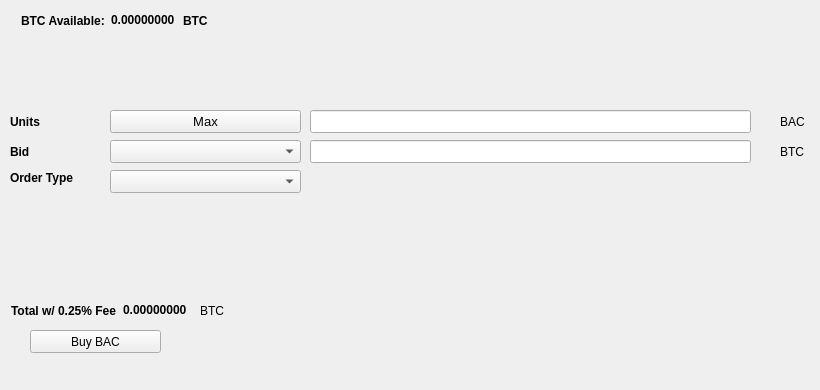
   <widget class="QWidget" name="BuyTab">
    <attribute name="title">
     <string>Buy</string>
    </attribute>
    <widget class="QPushButton" name="BuyBAC">
     <property name="geometry">
      <rect>
       <x>30</x>
       <y>330</y>
       <width>131</width>
       <height>23</height>
      </rect>
     </property>
     <property name="text">
      <string>Buy BAC</string>
     </property>
     <property name="icon">
      <iconset resource="../bitalley.qrc">
       <normaloff>:/icons/bitcoin</normaloff>:/icons/bitcoin</iconset>
     </property>
    </widget>
    <widget class="QLabel" name="label_3">
     <property name="geometry">
      <rect>
       <x>10</x>
       <y>110</y>
       <width>46</width>
       <height>23</height>
      </rect>
     </property>
     <property name="font">
      <font>
       <weight>75</weight>
       <bold>true</bold>
      </font>
     </property>
     <property name="text">
      <string>Units</string>
     </property>
    </widget>
    <widget class="QLineEdit" name="UnitsInput">
     <property name="geometry">
      <rect>
       <x>310</x>
       <y>110</y>
       <width>441</width>
       <height>23</height>
      </rect>
     </property>
     <property name="font">
      <font>
       <pointsize>9</pointsize>
       <weight>75</weight>
       <bold>true</bold>
      </font>
     </property>
    </widget>
    <widget class="QLineEdit" name="BuyBidPriceEdit">
     <property name="geometry">
      <rect>
       <x>310</x>
       <y>140</y>
       <width>441</width>
       <height>23</height>
      </rect>
     </property>
     <property name="font">
      <font>
       <pointsize>9</pointsize>
       <weight>75</weight>
       <bold>true</bold>
      </font>
     </property>
    </widget>
    <widget class="QLabel" name="label_4">
     <property name="geometry">
      <rect>
       <x>780</x>
       <y>110</y>
       <width>31</width>
       <height>23</height>
      </rect>
     </property>
     <property name="text">
      <string>BAC</string>
     </property>
    </widget>
    <widget class="QLabel" name="label_5">
     <property name="geometry">
      <rect>
       <x>780</x>
       <y>140</y>
       <width>31</width>
       <height>23</height>
      </rect>
     </property>
     <property name="text">
      <string>BTC</string>
     </property>
    </widget>
    <widget class="QLabel" name="label_6">
     <property name="geometry">
      <rect>
       <x>10</x>
       <y>140</y>
       <width>46</width>
       <height>23</height>
      </rect>
     </property>
     <property name="font">
      <font>
       <weight>75</weight>
       <bold>true</bold>
      </font>
     </property>
     <property name="text">
      <string>Bid</string>
     </property>
    </widget>
    <widget class="QLabel" name="label_7">
     <property name="geometry">
      <rect>
       <x>10</x>
       <y>170</y>
       <width>91</width>
       <height>16</height>
      </rect>
     </property>
     <property name="font">
      <font>
       <weight>75</weight>
       <bold>true</bold>
      </font>
     </property>
     <property name="text">
      <string>Order Type</string>
     </property>
    </widget>
    <widget class="QPushButton" name="Buy_Max_Amount">
     <property name="geometry">
      <rect>
       <x>110</x>
       <y>110</y>
       <width>191</width>
       <height>23</height>
      </rect>
     </property>
     <property name="font">
      <font>
       <pointsize>10</pointsize>
      </font>
     </property>
     <property name="text">
      <string>Max</string>
     </property>
    </widget>
    <widget class="QComboBox" name="BuyBidcomboBox">
     <property name="geometry">
      <rect>
       <x>110</x>
       <y>140</y>
       <width>191</width>
       <height>23</height>
      </rect>
     </property>
     <property name="font">
      <font>
       <pointsize>10</pointsize>
      </font>
     </property>
    </widget>
    <widget class="QComboBox" name="buyOrdertypeCombo">
     <property name="geometry">
      <rect>
       <x>110</x>
       <y>170</y>
       <width>191</width>
       <height>23</height>
      </rect>
     </property>
     <property name="font">
      <font>
       <pointsize>10</pointsize>
      </font>
     </property>
    </widget>
    <widget class="QWidget" name="layoutWidget1">
     <property name="geometry">
      <rect>
       <x>21</x>
       <y>11</y>
       <width>227</width>
       <height>19</height>
      </rect>
     </property>
     <layout class="QHBoxLayout" name="horizontalLayout_3">
      <item>
       <widget class="QLabel" name="label232">
        <property name="font">
         <font>
          <weight>75</weight>
          <bold>true</bold>
         </font>
        </property>
        <property name="text">
         <string>BTC Available:</string>
        </property>
       </widget>
      </item>
      <item>
       <widget class="QLabel" name="BtcAvailableLbl">
        <property name="palette">
         <palette>
          <active>
           <colorrole role="WindowText">
            <brush brushstyle="SolidPattern">
             <color alpha="255">
              <red>0</red>
              <green>0</green>
              <blue>0</blue>
             </color>
            </brush>
           </colorrole>
           <colorrole role="Button">
            <brush brushstyle="SolidPattern">
             <color alpha="255">
              <red>0</red>
              <green>170</green>
              <blue>0</blue>
             </color>
            </brush>
           </colorrole>
           <colorrole role="Light">
            <brush brushstyle="SolidPattern">
             <color alpha="255">
              <red>0</red>
              <green>255</green>
              <blue>0</blue>
             </color>
            </brush>
           </colorrole>
           <colorrole role="Midlight">
            <brush brushstyle="SolidPattern">
             <color alpha="255">
              <red>0</red>
              <green>212</green>
              <blue>0</blue>
             </color>
            </brush>
           </colorrole>
           <colorrole role="Dark">
            <brush brushstyle="SolidPattern">
             <color alpha="255">
              <red>0</red>
              <green>85</green>
              <blue>0</blue>
             </color>
            </brush>
           </colorrole>
           <colorrole role="Mid">
            <brush brushstyle="SolidPattern">
             <color alpha="255">
              <red>0</red>
              <green>113</green>
              <blue>0</blue>
             </color>
            </brush>
           </colorrole>
           <colorrole role="Text">
            <brush brushstyle="SolidPattern">
             <color alpha="255">
              <red>0</red>
              <green>170</green>
              <blue>0</blue>
             </color>
            </brush>
           </colorrole>
           <colorrole role="BrightText">
            <brush brushstyle="SolidPattern">
             <color alpha="255">
              <red>255</red>
              <green>255</green>
              <blue>255</blue>
             </color>
            </brush>
           </colorrole>
           <colorrole role="ButtonText">
            <brush brushstyle="SolidPattern">
             <color alpha="255">
              <red>0</red>
              <green>0</green>
              <blue>0</blue>
             </color>
            </brush>
           </colorrole>
           <colorrole role="Base">
            <brush brushstyle="SolidPattern">
             <color alpha="255">
              <red>255</red>
              <green>255</green>
              <blue>255</blue>
             </color>
            </brush>
           </colorrole>
           <colorrole role="Window">
            <brush brushstyle="SolidPattern">
             <color alpha="255">
              <red>0</red>
              <green>170</green>
              <blue>0</blue>
             </color>
            </brush>
           </colorrole>
           <colorrole role="Shadow">
            <brush brushstyle="SolidPattern">
             <color alpha="255">
              <red>0</red>
              <green>0</green>
              <blue>0</blue>
             </color>
            </brush>
           </colorrole>
           <colorrole role="AlternateBase">
            <brush brushstyle="SolidPattern">
             <color alpha="255">
              <red>127</red>
              <green>212</green>
              <blue>127</blue>
             </color>
            </brush>
           </colorrole>
           <colorrole role="ToolTipBase">
            <brush brushstyle="SolidPattern">
             <color alpha="255">
              <red>255</red>
              <green>255</green>
              <blue>220</blue>
             </color>
            </brush>
           </colorrole>
           <colorrole role="ToolTipText">
            <brush brushstyle="SolidPattern">
             <color alpha="255">
              <red>0</red>
              <green>0</green>
              <blue>0</blue>
             </color>
            </brush>
           </colorrole>
          </active>
          <inactive>
           <colorrole role="WindowText">
            <brush brushstyle="SolidPattern">
             <color alpha="255">
              <red>0</red>
              <green>0</green>
              <blue>0</blue>
             </color>
            </brush>
           </colorrole>
           <colorrole role="Button">
            <brush brushstyle="SolidPattern">
             <color alpha="255">
              <red>0</red>
              <green>170</green>
              <blue>0</blue>
             </color>
            </brush>
           </colorrole>
           <colorrole role="Light">
            <brush brushstyle="SolidPattern">
             <color alpha="255">
              <red>0</red>
              <green>255</green>
              <blue>0</blue>
             </color>
            </brush>
           </colorrole>
           <colorrole role="Midlight">
            <brush brushstyle="SolidPattern">
             <color alpha="255">
              <red>0</red>
              <green>212</green>
              <blue>0</blue>
             </color>
            </brush>
           </colorrole>
           <colorrole role="Dark">
            <brush brushstyle="SolidPattern">
             <color alpha="255">
              <red>0</red>
              <green>85</green>
              <blue>0</blue>
             </color>
            </brush>
           </colorrole>
           <colorrole role="Mid">
            <brush brushstyle="SolidPattern">
             <color alpha="255">
              <red>0</red>
              <green>113</green>
              <blue>0</blue>
             </color>
            </brush>
           </colorrole>
           <colorrole role="Text">
            <brush brushstyle="SolidPattern">
             <color alpha="255">
              <red>0</red>
              <green>170</green>
              <blue>0</blue>
             </color>
            </brush>
           </colorrole>
           <colorrole role="BrightText">
            <brush brushstyle="SolidPattern">
             <color alpha="255">
              <red>255</red>
              <green>255</green>
              <blue>255</blue>
             </color>
            </brush>
           </colorrole>
           <colorrole role="ButtonText">
            <brush brushstyle="SolidPattern">
             <color alpha="255">
              <red>0</red>
              <green>0</green>
              <blue>0</blue>
             </color>
            </brush>
           </colorrole>
           <colorrole role="Base">
            <brush brushstyle="SolidPattern">
             <color alpha="255">
              <red>255</red>
              <green>255</green>
              <blue>255</blue>
             </color>
            </brush>
           </colorrole>
           <colorrole role="Window">
            <brush brushstyle="SolidPattern">
             <color alpha="255">
              <red>0</red>
              <green>170</green>
              <blue>0</blue>
             </color>
            </brush>
           </colorrole>
           <colorrole role="Shadow">
            <brush brushstyle="SolidPattern">
             <color alpha="255">
              <red>0</red>
              <green>0</green>
              <blue>0</blue>
             </color>
            </brush>
           </colorrole>
           <colorrole role="AlternateBase">
            <brush brushstyle="SolidPattern">
             <color alpha="255">
              <red>127</red>
              <green>212</green>
              <blue>127</blue>
             </color>
            </brush>
           </colorrole>
           <colorrole role="ToolTipBase">
            <brush brushstyle="SolidPattern">
             <color alpha="255">
              <red>255</red>
              <green>255</green>
              <blue>220</blue>
             </color>
            </brush>
           </colorrole>
           <colorrole role="ToolTipText">
            <brush brushstyle="SolidPattern">
             <color alpha="255">
              <red>0</red>
              <green>0</green>
              <blue>0</blue>
             </color>
            </brush>
           </colorrole>
          </inactive>
          <disabled>
           <colorrole role="WindowText">
            <brush brushstyle="SolidPattern">
             <color alpha="255">
              <red>0</red>
              <green>85</green>
              <blue>0</blue>
             </color>
            </brush>
           </colorrole>
           <colorrole role="Button">
            <brush brushstyle="SolidPattern">
             <color alpha="255">
              <red>0</red>
              <green>170</green>
              <blue>0</blue>
             </color>
            </brush>
           </colorrole>
           <colorrole role="Light">
            <brush brushstyle="SolidPattern">
             <color alpha="255">
              <red>0</red>
              <green>255</green>
              <blue>0</blue>
             </color>
            </brush>
           </colorrole>
           <colorrole role="Midlight">
            <brush brushstyle="SolidPattern">
             <color alpha="255">
              <red>0</red>
              <green>212</green>
              <blue>0</blue>
             </color>
            </brush>
           </colorrole>
           <colorrole role="Dark">
            <brush brushstyle="SolidPattern">
             <color alpha="255">
              <red>0</red>
              <green>85</green>
              <blue>0</blue>
             </color>
            </brush>
           </colorrole>
           <colorrole role="Mid">
            <brush brushstyle="SolidPattern">
             <color alpha="255">
              <red>0</red>
              <green>113</green>
              <blue>0</blue>
             </color>
            </brush>
           </colorrole>
           <colorrole role="Text">
            <brush brushstyle="SolidPattern">
             <color alpha="255">
              <red>0</red>
              <green>85</green>
              <blue>0</blue>
             </color>
            </brush>
           </colorrole>
           <colorrole role="BrightText">
            <brush brushstyle="SolidPattern">
             <color alpha="255">
              <red>255</red>
              <green>255</green>
              <blue>255</blue>
             </color>
            </brush>
           </colorrole>
           <colorrole role="ButtonText">
            <brush brushstyle="SolidPattern">
             <color alpha="255">
              <red>0</red>
              <green>85</green>
              <blue>0</blue>
             </color>
            </brush>
           </colorrole>
           <colorrole role="Base">
            <brush brushstyle="SolidPattern">
             <color alpha="255">
              <red>0</red>
              <green>170</green>
              <blue>0</blue>
             </color>
            </brush>
           </colorrole>
           <colorrole role="Window">
            <brush brushstyle="SolidPattern">
             <color alpha="255">
              <red>0</red>
              <green>170</green>
              <blue>0</blue>
             </color>
            </brush>
           </colorrole>
           <colorrole role="Shadow">
            <brush brushstyle="SolidPattern">
             <color alpha="255">
              <red>0</red>
              <green>0</green>
              <blue>0</blue>
             </color>
            </brush>
           </colorrole>
           <colorrole role="AlternateBase">
            <brush brushstyle="SolidPattern">
             <color alpha="255">
              <red>0</red>
              <green>170</green>
              <blue>0</blue>
             </color>
            </brush>
           </colorrole>
           <colorrole role="ToolTipBase">
            <brush brushstyle="SolidPattern">
             <color alpha="255">
              <red>255</red>
              <green>255</green>
              <blue>220</blue>
             </color>
            </brush>
           </colorrole>
           <colorrole role="ToolTipText">
            <brush brushstyle="SolidPattern">
             <color alpha="255">
              <red>0</red>
              <green>0</green>
              <blue>0</blue>
             </color>
            </brush>
           </colorrole>
          </disabled>
         </palette>
        </property>
        <property name="font">
         <font>
          <weight>75</weight>
          <bold>true</bold>
         </font>
        </property>
        <property name="text">
         <string>0.00000000</string>
        </property>
        <property name="textInteractionFlags">
         <set>Qt::LinksAccessibleByMouse|Qt::TextSelectableByKeyboard|Qt::TextSelectableByMouse</set>
        </property>
       </widget>
      </item>
      <item>
       <widget class="QLabel" name="BtcAvailableLbl_2">
        <property name="font">
         <font>
          <weight>75</weight>
          <bold>true</bold>
         </font>
        </property>
        <property name="text">
         <string>BTC</string>
        </property>
       </widget>
      </item>
     </layout>
    </widget>
    <widget class="QWidget" name="layoutWidge2">
     <property name="geometry">
      <rect>
       <x>11</x>
       <y>301</y>
       <width>259</width>
       <height>19</height>
      </rect>
     </property>
     <layout class="QHBoxLayout" name="horizontalLayout_4">
      <item>
       <widget class="QLabel" name="label_9">
        <property name="font">
         <font>
          <weight>75</weight>
          <bold>true</bold>
         </font>
        </property>
        <property name="text">
         <string>Total w/ 0.25% Fee</string>
        </property>
       </widget>
      </item>
      <item>
       <widget class="QLabel" name="BuyCostLabel">
        <property name="palette">
         <palette>
          <active>
           <colorrole role="WindowText">
            <brush brushstyle="SolidPattern">
             <color alpha="255">
              <red>0</red>
              <green>0</green>
              <blue>0</blue>
             </color>
            </brush>
           </colorrole>
           <colorrole role="Button">
            <brush brushstyle="SolidPattern">
             <color alpha="255">
              <red>0</red>
              <green>170</green>
              <blue>0</blue>
             </color>
            </brush>
           </colorrole>
           <colorrole role="Light">
            <brush brushstyle="SolidPattern">
             <color alpha="255">
              <red>0</red>
              <green>255</green>
              <blue>0</blue>
             </color>
            </brush>
           </colorrole>
           <colorrole role="Midlight">
            <brush brushstyle="SolidPattern">
             <color alpha="255">
              <red>0</red>
              <green>212</green>
              <blue>0</blue>
             </color>
            </brush>
           </colorrole>
           <colorrole role="Dark">
            <brush brushstyle="SolidPattern">
             <color alpha="255">
              <red>0</red>
              <green>85</green>
              <blue>0</blue>
             </color>
            </brush>
           </colorrole>
           <colorrole role="Mid">
            <brush brushstyle="SolidPattern">
             <color alpha="255">
              <red>0</red>
              <green>113</green>
              <blue>0</blue>
             </color>
            </brush>
           </colorrole>
           <colorrole role="Text">
            <brush brushstyle="SolidPattern">
             <color alpha="255">
              <red>0</red>
              <green>170</green>
              <blue>0</blue>
             </color>
            </brush>
           </colorrole>
           <colorrole role="BrightText">
            <brush brushstyle="SolidPattern">
             <color alpha="255">
              <red>255</red>
              <green>255</green>
              <blue>255</blue>
             </color>
            </brush>
           </colorrole>
           <colorrole role="ButtonText">
            <brush brushstyle="SolidPattern">
             <color alpha="255">
              <red>0</red>
              <green>0</green>
              <blue>0</blue>
             </color>
            </brush>
           </colorrole>
           <colorrole role="Base">
            <brush brushstyle="SolidPattern">
             <color alpha="255">
              <red>255</red>
              <green>255</green>
              <blue>255</blue>
             </color>
            </brush>
           </colorrole>
           <colorrole role="Window">
            <brush brushstyle="SolidPattern">
             <color alpha="255">
              <red>0</red>
              <green>170</green>
              <blue>0</blue>
             </color>
            </brush>
           </colorrole>
           <colorrole role="Shadow">
            <brush brushstyle="SolidPattern">
             <color alpha="255">
              <red>0</red>
              <green>0</green>
              <blue>0</blue>
             </color>
            </brush>
           </colorrole>
           <colorrole role="AlternateBase">
            <brush brushstyle="SolidPattern">
             <color alpha="255">
              <red>127</red>
              <green>212</green>
              <blue>127</blue>
             </color>
            </brush>
           </colorrole>
           <colorrole role="ToolTipBase">
            <brush brushstyle="SolidPattern">
             <color alpha="255">
              <red>255</red>
              <green>255</green>
              <blue>220</blue>
             </color>
            </brush>
           </colorrole>
           <colorrole role="ToolTipText">
            <brush brushstyle="SolidPattern">
             <color alpha="255">
              <red>0</red>
              <green>0</green>
              <blue>0</blue>
             </color>
            </brush>
           </colorrole>
          </active>
          <inactive>
           <colorrole role="WindowText">
            <brush brushstyle="SolidPattern">
             <color alpha="255">
              <red>0</red>
              <green>0</green>
              <blue>0</blue>
             </color>
            </brush>
           </colorrole>
           <colorrole role="Button">
            <brush brushstyle="SolidPattern">
             <color alpha="255">
              <red>0</red>
              <green>170</green>
              <blue>0</blue>
             </color>
            </brush>
           </colorrole>
           <colorrole role="Light">
            <brush brushstyle="SolidPattern">
             <color alpha="255">
              <red>0</red>
              <green>255</green>
              <blue>0</blue>
             </color>
            </brush>
           </colorrole>
           <colorrole role="Midlight">
            <brush brushstyle="SolidPattern">
             <color alpha="255">
              <red>0</red>
              <green>212</green>
              <blue>0</blue>
             </color>
            </brush>
           </colorrole>
           <colorrole role="Dark">
            <brush brushstyle="SolidPattern">
             <color alpha="255">
              <red>0</red>
              <green>85</green>
              <blue>0</blue>
             </color>
            </brush>
           </colorrole>
           <colorrole role="Mid">
            <brush brushstyle="SolidPattern">
             <color alpha="255">
              <red>0</red>
              <green>113</green>
              <blue>0</blue>
             </color>
            </brush>
           </colorrole>
           <colorrole role="Text">
            <brush brushstyle="SolidPattern">
             <color alpha="255">
              <red>0</red>
              <green>170</green>
              <blue>0</blue>
             </color>
            </brush>
           </colorrole>
           <colorrole role="BrightText">
            <brush brushstyle="SolidPattern">
             <color alpha="255">
              <red>255</red>
              <green>255</green>
              <blue>255</blue>
             </color>
            </brush>
           </colorrole>
           <colorrole role="ButtonText">
            <brush brushstyle="SolidPattern">
             <color alpha="255">
              <red>0</red>
              <green>0</green>
              <blue>0</blue>
             </color>
            </brush>
           </colorrole>
           <colorrole role="Base">
            <brush brushstyle="SolidPattern">
             <color alpha="255">
              <red>255</red>
              <green>255</green>
              <blue>255</blue>
             </color>
            </brush>
           </colorrole>
           <colorrole role="Window">
            <brush brushstyle="SolidPattern">
             <color alpha="255">
              <red>0</red>
              <green>170</green>
              <blue>0</blue>
             </color>
            </brush>
           </colorrole>
           <colorrole role="Shadow">
            <brush brushstyle="SolidPattern">
             <color alpha="255">
              <red>0</red>
              <green>0</green>
              <blue>0</blue>
             </color>
            </brush>
           </colorrole>
           <colorrole role="AlternateBase">
            <brush brushstyle="SolidPattern">
             <color alpha="255">
              <red>127</red>
              <green>212</green>
              <blue>127</blue>
             </color>
            </brush>
           </colorrole>
           <colorrole role="ToolTipBase">
            <brush brushstyle="SolidPattern">
             <color alpha="255">
              <red>255</red>
              <green>255</green>
              <blue>220</blue>
             </color>
            </brush>
           </colorrole>
           <colorrole role="ToolTipText">
            <brush brushstyle="SolidPattern">
             <color alpha="255">
              <red>0</red>
              <green>0</green>
              <blue>0</blue>
             </color>
            </brush>
           </colorrole>
          </inactive>
          <disabled>
           <colorrole role="WindowText">
            <brush brushstyle="SolidPattern">
             <color alpha="255">
              <red>0</red>
              <green>85</green>
              <blue>0</blue>
             </color>
            </brush>
           </colorrole>
           <colorrole role="Button">
            <brush brushstyle="SolidPattern">
             <color alpha="255">
              <red>0</red>
              <green>170</green>
              <blue>0</blue>
             </color>
            </brush>
           </colorrole>
           <colorrole role="Light">
            <brush brushstyle="SolidPattern">
             <color alpha="255">
              <red>0</red>
              <green>255</green>
              <blue>0</blue>
             </color>
            </brush>
           </colorrole>
           <colorrole role="Midlight">
            <brush brushstyle="SolidPattern">
             <color alpha="255">
              <red>0</red>
              <green>212</green>
              <blue>0</blue>
             </color>
            </brush>
           </colorrole>
           <colorrole role="Dark">
            <brush brushstyle="SolidPattern">
             <color alpha="255">
              <red>0</red>
              <green>85</green>
              <blue>0</blue>
             </color>
            </brush>
           </colorrole>
           <colorrole role="Mid">
            <brush brushstyle="SolidPattern">
             <color alpha="255">
              <red>0</red>
              <green>113</green>
              <blue>0</blue>
             </color>
            </brush>
           </colorrole>
           <colorrole role="Text">
            <brush brushstyle="SolidPattern">
             <color alpha="255">
              <red>0</red>
              <green>85</green>
              <blue>0</blue>
             </color>
            </brush>
           </colorrole>
           <colorrole role="BrightText">
            <brush brushstyle="SolidPattern">
             <color alpha="255">
              <red>255</red>
              <green>255</green>
              <blue>255</blue>
             </color>
            </brush>
           </colorrole>
           <colorrole role="ButtonText">
            <brush brushstyle="SolidPattern">
             <color alpha="255">
              <red>0</red>
              <green>85</green>
              <blue>0</blue>
             </color>
            </brush>
           </colorrole>
           <colorrole role="Base">
            <brush brushstyle="SolidPattern">
             <color alpha="255">
              <red>0</red>
              <green>170</green>
              <blue>0</blue>
             </color>
            </brush>
           </colorrole>
           <colorrole role="Window">
            <brush brushstyle="SolidPattern">
             <color alpha="255">
              <red>0</red>
              <green>170</green>
              <blue>0</blue>
             </color>
            </brush>
           </colorrole>
           <colorrole role="Shadow">
            <brush brushstyle="SolidPattern">
             <color alpha="255">
              <red>0</red>
              <green>0</green>
              <blue>0</blue>
             </color>
            </brush>
           </colorrole>
           <colorrole role="AlternateBase">
            <brush brushstyle="SolidPattern">
             <color alpha="255">
              <red>0</red>
              <green>170</green>
              <blue>0</blue>
             </color>
            </brush>
           </colorrole>
           <colorrole role="ToolTipBase">
            <brush brushstyle="SolidPattern">
             <color alpha="255">
              <red>255</red>
              <green>255</green>
              <blue>220</blue>
             </color>
            </brush>
           </colorrole>
           <colorrole role="ToolTipText">
            <brush brushstyle="SolidPattern">
             <color alpha="255">
              <red>0</red>
              <green>0</green>
              <blue>0</blue>
             </color>
            </brush>
           </colorrole>
          </disabled>
         </palette>
        </property>
        <property name="font">
         <font>
          <weight>75</weight>
          <bold>true</bold>
         </font>
        </property>
        <property name="autoFillBackground">
         <bool>false</bool>
        </property>
        <property name="text">
         <string>0.00000000</string>
        </property>
        <property name="textInteractionFlags">
         <set>Qt::LinksAccessibleByMouse|Qt::TextSelectableByMouse</set>
        </property>
       </widget>
      </item>
      <item>
       <widget class="QLabel" name="label_10">
        <property name="font">
         <font>
          <weight>50</weight>
          <bold>false</bold>
         </font>
        </property>
        <property name="text">
         <string>BTC</string>
        </property>
       </widget>
      </item>
     </layout>
    </widget>
    <widget class="QLabel" name="label_24">
     <property name="geometry">
      <rect>
       <x>460</x>
       <y>300</y>
       <width>281</width>
       <height>81</height>
      </rect>
     </property>
     <property name="text">
      <string/>
     </property>
     <property name="pixmap">
      <pixmap>:/images/bittrex</pixmap>
     </property>
    </widget>
   </widget>
